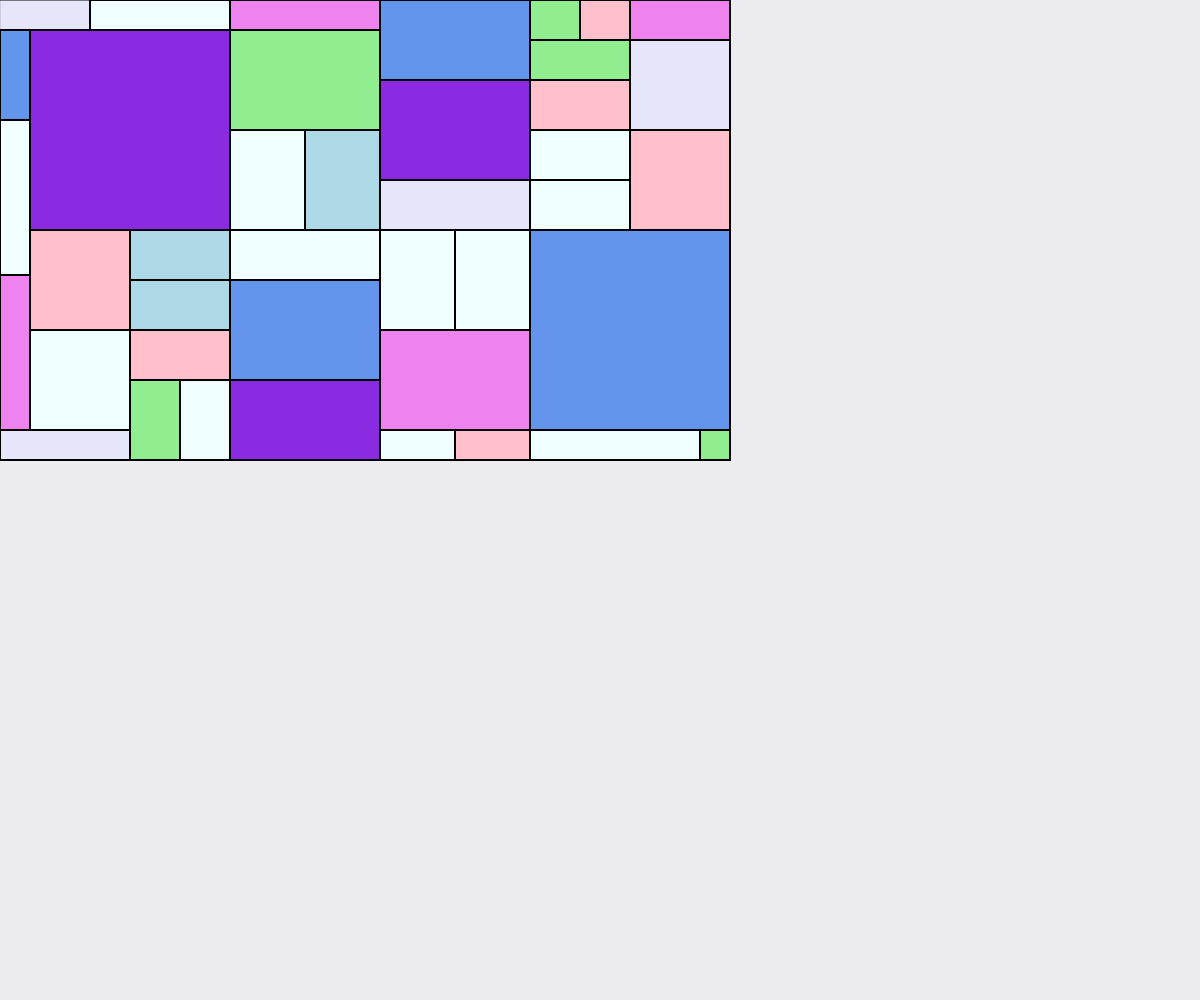
Frame 1 (no input)
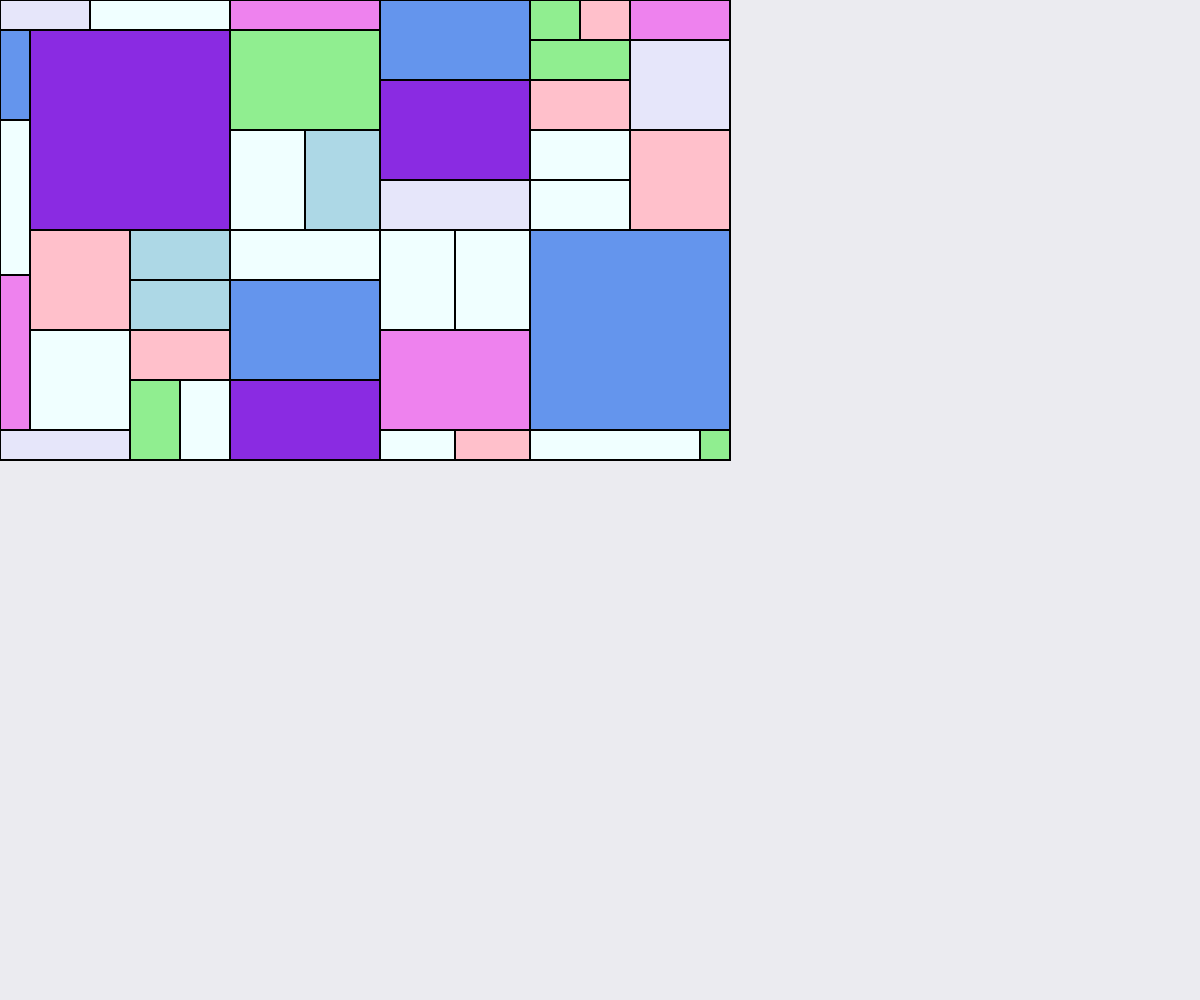
Frame 60 (no input)
Frame 120 (the mouse pressed at the canvas centre since frame 60): identical to frame 60, image omitted

The p5.js sketch that drew these frames (run headless with seeded random() and noise() and a simulated clock; from frame 60 on, the mouse is pressed at the canvas centre):

// p5.js sketch
// ── sketch.js
// runs once at the beginning
function setup() {
  createCanvas(windowWidth, windowHeight);
  print('Hello world');
}

// runs once each time the browser window is resized
function windowResized() {
  resizeCanvas(windowWidth, windowHeight);
}


// Exercise 1: Natalie Annabelle
// I decided to make a full replica of Piet Mondrian painting with a difference in colour combinations. 
// I decided to do the whole painting because I want to use these exercises to its full potential to eventually display in my online portfolio.

// runs continuously - main render loop
function draw() {
  background(235, 235, 240);
  
  fill('lavender');
  rect(0, 0, 90, 30);
  strokeWeight(2);
  
  fill('blueviolet');
  rect(30, 30, 200, 200);
  strokeWeight(2);
  
  fill('azure');
  rect(90, 0, 140, 30);
  strokeWeight(2);
  
  fill('cornflowerblue');
  rect(0, 30, 30, 90);
  strokeWeight(2);
  
  fill('azure');
  rect(0, 120, 30, 155);
  strokeWeight(2);
  
  fill('violet');
  rect(0, 275, 30, 155);
  strokeWeight(2);
  
  fill('violet');
  rect(230, 0, 150, 30);
  strokeWeight(2);
  
  fill('lightgreen');
  rect(230, 30, 150, 100);
  strokeWeight(2);
  
  fill('azure');
  rect(230, 130, 75, 100);
  strokeWeight(2);
  
  fill('lightblue');
  rect(305, 130, 75, 100);
  strokeWeight(2);
  
  fill('lavender');
  rect(0, 430, 130, 30);
  strokeWeight(2);
  
  fill('pink');
  rect(30, 230, 100, 100);
  strokeWeight(2);
  
  fill('lightblue');
  rect(130, 230, 100, 50);
  strokeWeight(2);
  
  fill('lightblue');
  rect(130, 280, 100, 50);
  strokeWeight(2);
  
  fill('pink');
  rect(130, 330, 100, 50);
  strokeWeight(2);
  
  fill('azure');
  rect(30, 330, 100, 100);
  strokeWeight(2);
  
  fill('lightgreen');
  rect(130, 380, 50, 80);
  strokeWeight(2);
  
  fill('azure');
  rect(180, 380, 50, 80);
  strokeWeight(2);
  
  fill('azure');
  rect(230, 230, 150, 50);
  strokeWeight(2);
  
  fill('cornflowerblue');
  rect(230, 280, 150, 100);
  strokeWeight(2);
  
  fill('blueviolet');
  rect(230, 380, 150, 80);
  strokeWeight(2);
  
  fill('cornflowerblue');
  rect(380, 0, 150, 80);
  strokeWeight(2);
  
  fill('blueviolet');
  rect(380, 80, 150, 100);
  strokeWeight(2);
  
  fill('lavender');
  rect(380, 180, 150, 50);
  strokeWeight(2);
  
  fill('azure');
  rect(380, 230, 75, 100);
  strokeWeight(2);
  
  fill('azure');
  rect(455, 230, 75, 100);
  strokeWeight(2);
  
  fill('violet');
  rect(380, 330, 150, 100);
  strokeWeight(2);
  
  fill('azure');
  rect(380, 430, 75, 30);
  strokeWeight(2);
  
  fill('pink');
  rect(455, 430, 75, 30);
  strokeWeight(2);
  
  fill('lightgreen');
  rect(530, 0, 60, 60);
  strokeWeight(2);
  
  fill('pink');
  rect(580, 0, 50, 60);
  strokeWeight(2);
  
  fill('lightgreen');
  rect(530, 40, 100, 40);
  strokeWeight(2);
  
  fill('pink');
  rect(530, 80, 100, 50);
  strokeWeight(2);
  
  fill('azure');
  rect(530, 130, 100, 50);
  strokeWeight(2);
  
  fill('azure');
  rect(530, 180, 100, 50);
  strokeWeight(2);
  
  fill('cornflowerblue');
  rect(530, 230, 200, 200);
  strokeWeight(2);
  
  fill('azure');
  rect(530, 430, 180, 30);
  strokeWeight(2);
    
  fill('lightgreen');
  rect(700, 430, 30, 30);
  strokeWeight(2);
  
  fill('violet');
  rect(630, 0, 100, 40);
  strokeWeight(2);
  
  fill('lavender');
  rect(630, 40, 100, 90);
  strokeWeight(2);
  
  fill('pink');
  rect(630, 130, 100, 100);
  strokeWeight(2);
  
}
